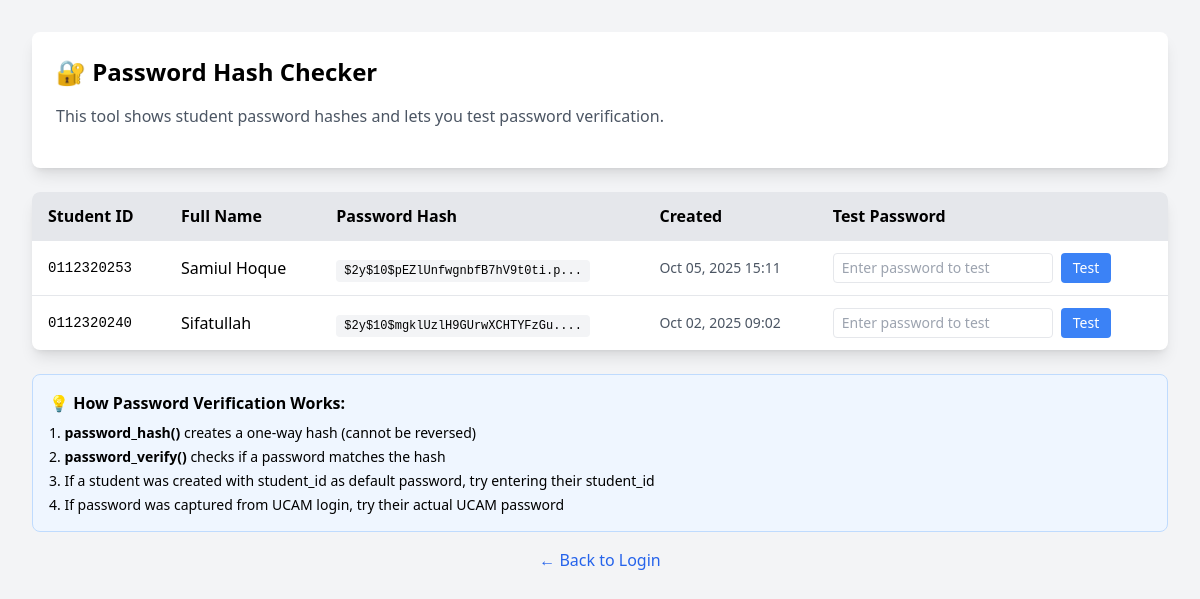
The app's page /admin/check_passwords.php, older data.
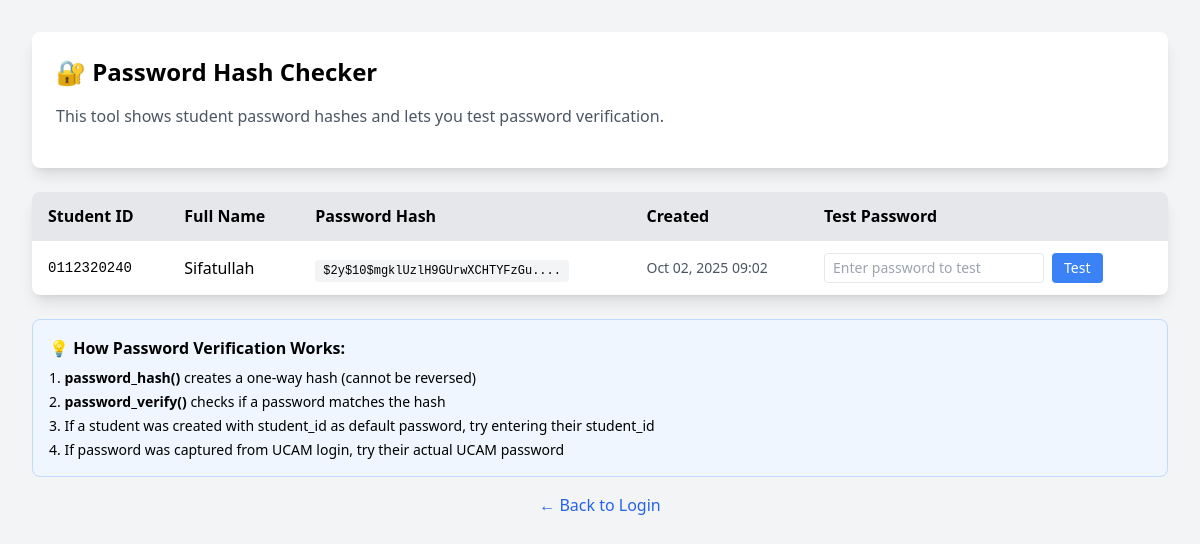
The same page, newer data.
### tables this page shows
CREATE TABLE `students` (
  `student_id` varchar(10) NOT NULL,
  `password_hash` varchar(255) NOT NULL,
  `full_name` varchar(100) NOT NULL,
  `email` varchar(100) DEFAULT NULL,
  `phone` varchar(20) DEFAULT NULL,
  `date_of_birth` date DEFAULT NULL,
  `blood_group` varchar(5) DEFAULT NULL,
  `father_name` varchar(100) DEFAULT NULL,
  `mother_name` varchar(100) DEFAULT NULL,
  `program_id` int(11) NOT NULL,
  `current_trimester_number` int(11) DEFAULT 1,
  `total_completed_credits` int(11) DEFAULT 0,
  `current_cgpa` decimal(3,2) DEFAULT 0.00,
  `total_points` int(11) DEFAULT 0,
  `profile_picture` varchar(255) DEFAULT NULL,
  `admission_date` date DEFAULT NULL,
  `status` enum('active','inactive','graduated','withdrawn') DEFAULT 'active',
  `created_at` timestamp NOT NULL DEFAULT current_timestamp(),
  `updated_at` timestamp NOT NULL DEFAULT current_timestamp() ON UPDATE current_timestamp(),
  `focus_streak` int(11) DEFAULT 0 COMMENT 'Current daily focus streak'
);

### admin/check_passwords.php (the view, shortened to what this page needs)
<?php
require_once('../config/database.php');
?>
<!DOCTYPE html>
<html lang="en">
<head>
    <script src="https://cdn.tailwindcss.com"></script>
</head>
<body class="bg-gray-100 p-8">
    <div class="max-w-6xl mx-auto">
        <div class="bg-white rounded-lg shadow-lg p-6 mb-6">
            <h1 class="text-2xl font-bold mb-4">🔐 Password Hash Checker</h1>
            <p class="text-gray-600 mb-4">This tool shows student password hashes and lets you test password verification.</p>
        </div>
        <?php
        $result = $conn->query("SELECT student_id, full_name, password_hash, created_at, updated_at FROM students ORDER BY created_at DESC");
        if ($result->num_rows > 0):
        ?>
        <div class="bg-white rounded-lg shadow-lg overflow-hidden">
            <table class="w-full">
                <thead class="bg-gray-200">
                    <tr>
                        <th class="px-4 py-3 text-left">Student ID</th>
                        <th class="px-4 py-3 text-left">Full Name</th>
                        <th class="px-4 py-3 text-left">Password Hash</th>
                        <th class="px-4 py-3 text-left">Created</th>
                        <th class="px-4 py-3 text-left">Test Password</th>
                    </tr>
                </thead>
                <tbody>
                    <?php while ($student = $result->fetch_assoc()): ?>
                    <tr class="border-t hover:bg-gray-50">
                        <td class="px-4 py-3 font-mono text-sm"><?php echo htmlspecialchars($student['student_id']); ?></td>
                        <td class="px-4 py-3"><?php echo htmlspecialchars($student['full_name']); ?></td>
                        <td class="px-4 py-3">
                            <code class="text-xs bg-gray-100 px-2 py-1 rounded">
                                <?php echo substr($student['password_hash'], 0, 30) . '...'; ?>
                            </code>
                        </td>
                        <td class="px-4 py-3 text-sm text-gray-600">
                            <?php echo date('M d, Y H:i', strtotime($student['created_at'])); ?>
                        </td>
                        <td class="px-4 py-3">
                            <form method="POST" class="flex gap-2">
                                <input
                                    type="text"
                                    name="test_password"
                                    placeholder="Enter password to test"
                                    class="border rounded px-2 py-1 text-sm"
                                    required
                                >
                                <button
                                    type="submit"
                                    name="test_verify"
                                    class="bg-blue-500 text-white px-3 py-1 rounded text-sm hover:bg-blue-600"
                                >
                                    Test
                                </button>
                            </form>
                        </td>
                    </tr>
                    <?php endwhile; ?>
                </tbody>
            </table>
        </div>
        <?php else: ?>
        <div class="bg-yellow-100 border border-yellow-400 text-yellow-800 px-4 py-3 rounded">
            No students found in database.
        </div>
        <?php endif; ?>
        <div class="mt-6 bg-blue-50 border border-blue-200 rounded-lg p-4">
            <h3 class="font-bold mb-2">💡 How Password Verification Works:</h3>
            <ol class="list-decimal list-inside space-y-1 text-sm">
                <li><strong>password_hash()</strong> creates a one-way hash (cannot be reversed)</li>
                <li><strong>password_verify()</strong> checks if a password matches the hash</li>
                <li>If a student was created with student_id as default password, try entering their student_id</li>
                <li>If password was captured from UCAM login, try their actual UCAM password</li>
            </ol>
        </div>
        <div class="mt-4 text-center">
            <a href="../login.html" class="text-blue-600 hover:text-blue-800">← Back to Login</a>
        </div>
    </div>
</body>
</html>

Row changes from the older to the newer data that the page shows:
removed students: student_id "0112320253", full_name "Samiul Hoque", password_hash "$2y$10$pEZlUnfwgnbfB7hV9t0ti.p", created_at "Oct 05, 2025 15:11"
